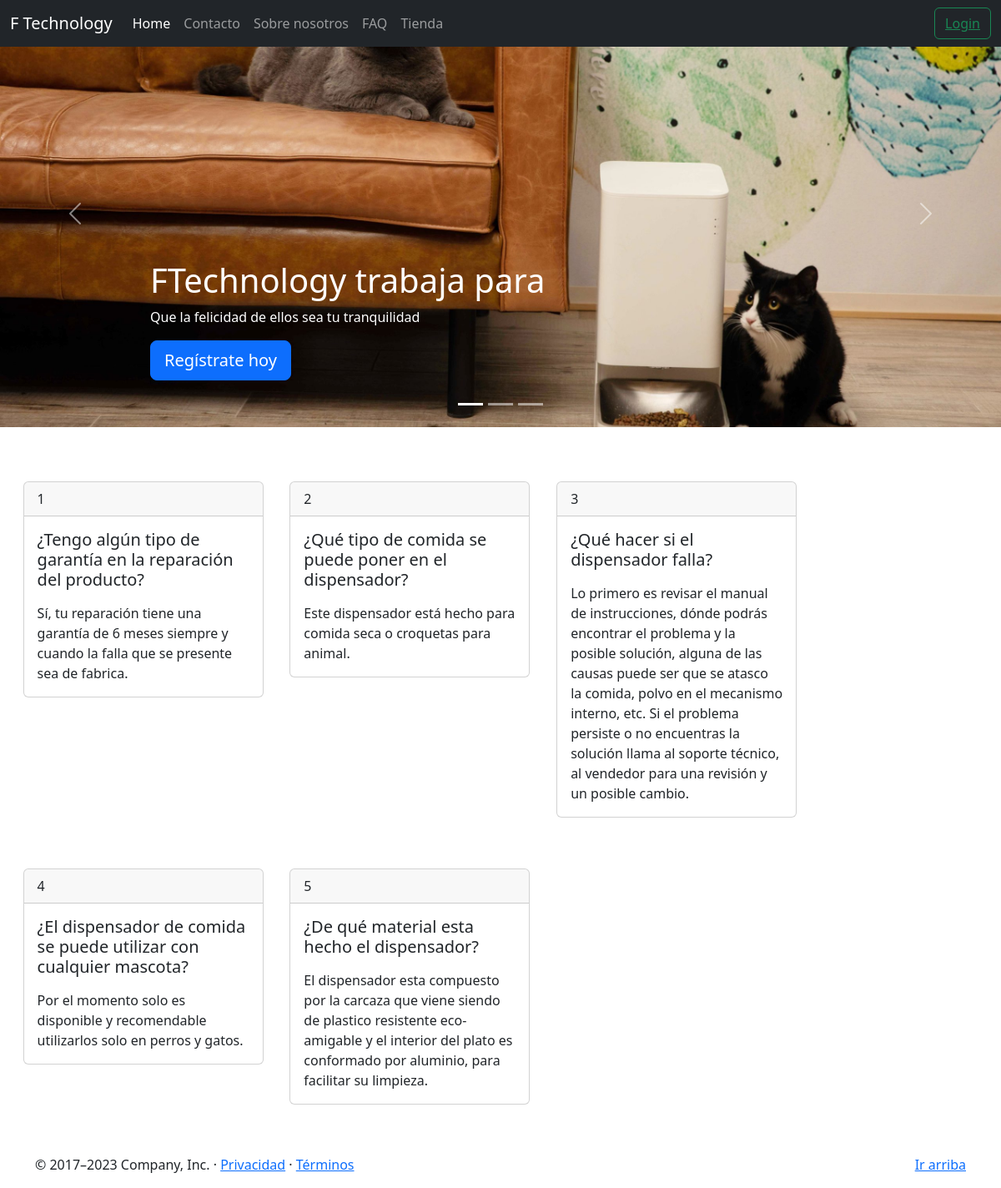
Page /faq on the committed database.
### tables this page shows
CREATE TABLE `faq` (
  `id` int NOT NULL AUTO_INCREMENT,
  `question` text NOT NULL,
  `answer` text NOT NULL,
  `create_at` timestamp NULL DEFAULT CURRENT_TIMESTAMP,
  PRIMARY KEY (`id`)
);

### app/Controllers/ViewsUserAoutSessionController.php (called while the page is built, shortened)
<?php
class ViewsUserAoutSessionController extends BaseController{
    public function faq(){
        return model('FAQModel');
    }
    public function seeFaq(){
        view('/faq', $this->faq()->get());
    }
}

### core/Helpers/sao/controller.php (called while the page is built)
<?php
function controller($controller, $function, $data = 'nulldata'){
    $controller = import('Controllers/'.$controller.'.php');
    if($data == 'nulldata'){
     try{
         return $controller->{$function}();
     }catch(\Throwable $th){
         throw new Exception("Error in Controller: $th");
         return;
     }
    }else{
        return $controller->{$function}($data);
    }
 }

### app/routes/web.php (called while the page is built, shortened)
<?php
Route::get('/faq', function(){
   controller('ViewsUserAoutSessionController', 'seeFaq');
});

### core/app.php (called while the page is built, shortened)
<?php
class Sao{
    protected $path;
    function __construct($path){
        $this->path = $path;
    }
    public function run(){
        $this->runAppRoutes();
        exit;
    }
    private function runAppSaoHelpers(){
        include($this->path.'/core/Helpers/sao/controller.php');
    }
    private function runAppRoutes(){
        Route::run();
    }
}

### public/index.php (called while the page is built)
<?php
require_once dirname(__DIR__).'/inc/boostrap.php';
$sao->run();

### core/Views/data.php (called while the page is built, shortened)
<?php
class ViewData{
    public static function get(){
        $return =  $_SESSION['dataview'];
        return $return;
    }
    public static function unsetData(){
        if(isset($_SESSION['dataview'])){
            return true;
        }
        return false;
    }
}

### core/DataBase/connection.php (called while the page is built, shortened)
<?php
class Connection{
    public function __construct(){
        try{
            $link = new PDO(
                "mysql:host=".$_ENV['DB_HOST'].";dbname=".$_ENV['DB_DATABASE'],
                $_ENV['DB_USERNAME'],
                $_ENV['DB_PASSWORD'],
            );
            $link->setAttribute(PDO::ATTR_EMULATE_PREPARES, false);
            $link->setAttribute(PDO::ATTR_ERRMODE, PDO::ERRMODE_EXCEPTION);
            $link->setAttribute(PDO::MYSQL_ATTR_USE_BUFFERED_QUERY, true);
            $link->exec('set names utf8');
            $this->connection = $link;
        }catch(Exception $e){
            throw new Exception($e->getMessage());
        }
    }
}

### core/DataBase/ORM/orm.php (called while the page is built, shortened)
<?php
class DataBase extends Connection{
    public $query = '';
    public $data = [];
    public $responseSQL;
    public function connection(){
        return $this->connection;
    }
    public function prepare(){
        $this->query = '';
        $this->data = [];
    }
    public function select($colums = [], $all = true){
        empty($colums) ?  $query = 'SELECT ' : $query = 'SELECT '.implode(',', $colums);
        $this->query = $this->query." ".$query;
        return $this;
    }
    public function from($table){
        $query = ' FROM '.$table;
        $this->query = $this->query.$query;
        return $this;
    }
    public function queryString(){
        return [
            'queryStrig' => $this->query,
            'data' => $this->data
        ];
    }
    public function query(String $query, $data = []){
        return $this->executeSql($query, $data);
    }
    public function executeSql(String $query, $data){
        $responseSQL = $this->connection()->prepare($query);
        if($responseSQL){
            if($responseSQL->execute($data)){
                return $responseSQL;
            }else{
                throw New Exception("Unable to do execute statement: " . $query." and the data: ". json_encode($data));
                return false;
            }
        }else{
            throw New Exception("Unable to do prepared statement: " . $query);
            return false;
        }
    }
    public function execute(){
        try{
        $this->responseSQL = $this->query($this->query, $this->data);
        return $this;
        }catch (\Throwable $th) {
            echo "hubo un error";
            echo $th;
        }
    }
    public function all($type = 'fetch'){
        if($type == 'fetch'){
            $response = $this->responseSQL->fetch(PDO::FETCH_ASSOC);
            return is_array($response) ?
            arrayToObject($response) :
            $response;
        }else if($type == 'fetchAll'){
            $response = $this->responseSQL->fetchAll(PDO::FETCH_ASSOC);
            return is_array($response) ?
            arrayToObject($response) :
            $response;
        }
    }
}

### app/Models/FAQModel.php (called while the page is built, shortened)
<?php
class FAQModel extends BaseModel{
    public function get(){
        return $this->execute()->all('fetchAll');
    }
}

### app/Views/faq.php (the view, shortened to what this page needs)
<?php
$faqs = ViewData::get();
?>
<!DOCTYPE html>
<html lang="es">
  <body>
    <main>
            <div class="row">
            <div class="col-12">
              <?php foreach($faqs as $faq): ?>
                <div class="card faq-card">
                    <div class="card-header">
                     <?php echo $faq->id ?>
                    </div>
                    <div class="card-body">
                      <h5 class="card-title"><?php echo $faq->question ?></h5>
                        <p class="card-text"><?php echo $faq->answer ?></p>
                    </div>
                </div>
                <?php endforeach; ?>
            </div>
        </div>
    </main>
  </body>
</html>

### core/Routing/router.php (shortened to what this page needs)
<?php
class Route extends Request{
    private static $executed = '';
    private static $lastExecuted = [];
    private static $typeExecuted = '';
    private static $idExecuted = 0;
    public static $routes = [];
    private static $idRoute = 0;
    private static $idGroup = 0;
    private static $groups = [];
    public static $data = [];
    function __construct($executed, $typeExecuted, $idExecuted){
        Route::$executed = $executed;
        Route::$typeExecuted = $typeExecuted;
        Route::$idExecuted = $idExecuted;
    }
    public static function setUri(string $uri){
        return '/'.trim($uri, '/');
    }
    public static function setIdGroup(){
        Route::$idGroup = Route::$idGroup + 1;
        return Route::$idGroup;
    }
    public static function setIdRoute(){
        Route::$idRoute = Route::$idRoute + 1;
        return Route::$idRoute;
    }
    public static function addRoute(string $route, callable $function, string $method){
        array_push(Route::$routes, [
            'idRoute' => Route::setIdRoute(),
            'route' => Route::setUri($route),
            'function' => $function,
            'method' => $method,
            'middlewares' => [],
            'prefix' => [],
            'data' => [],
            'idGroup' => []
        ]);
        return new Route($route, $method, Route::$idRoute);
    }
    public static function group(callable $callable){
        array_push(Route::$lastExecuted, [
            'id' => Route::$idExecuted,
            'type' => Route::$typeExecuted,
            'data' => Route::$executed
        ]);
        $templastIdExecutedBeforeGroup = Route::$idExecuted;
        $lastIdExecutedOfGroup = Route::$idExecuted;
        $idGroup = Route::setIdGroup();
        for($i = 0; count(Route::$lastExecuted) > $i; $i++){
            if(Route::$lastExecuted[$i]['type'] == 'GROUP'){
               $lastIdExecutedBeforeGroup = Route::$idExecuted - 1;
            }else{
                if($templastIdExecutedBeforeGroup ==  Route::$lastExecuted[$i]['id']){
                    $lastIdExecutedBeforeGroup = $templastIdExecutedBeforeGroup;
                    break;
                }else{
                    $lastIdExecutedBeforeGroup = Route::$lastExecuted[$i]['id'];
                }
            }
        }
        if(Route::$typeExecuted == 'GROUP'){
           $lastIdExecutedOfGroup = Route::$idRoute;
        }
        $diff = [];
        $pass = false;
        for($i = 0;  $lastIdExecutedOfGroup >= $i; $i++){
            if($i == $lastIdExecutedBeforeGroup || $pass){
                $pass = true;
                array_push($diff, $i);
            }
        }
        for($i = 0; count(Route::$routes) > $i; $i++){
            for($j = 1; count($diff) > $j; $j++){
                if(Route::$routes[$i]['idRoute'] == $diff[$j]){
                    array_push(Route::$routes[$i]['idGroup'],$idGroup);
                    array_push(Route::$groups, [
                        'idGroup' => $idGroup,
                        'routes' => Route::$routes[$i]
                    ]);
                }
            }
        }
       return new Route(Route::$groups, 'GROUP', $idGroup);
    }
    public function set(string $type, mixed $data){
        for($i = 0; count(Route::$routes) > $i; $i++){
            if(Route::$typeExecuted == 'GROUP'){
                for($j = 0; count(Route::$routes[$i]['idGroup']) > $j; $j++){
                    if(Route::$routes[$i]['idGroup'][$j] == Route::$idExecuted){
                        array_push(Route::$routes[$i][$type], $data);
                    }
                }
            }else{
                if(Route::$routes[$i]['idRoute'] == Route::$idExecuted){
                    array_push(Route::$routes[$i][$type], $data);
                }
            }
        }
        return new Route(Route::$executed, Route::$typeExecuted, Route::$idExecuted);
    }
     public static function run(){
        for($i = 0; count(Route::$routes) > $i; $i++){
            $route = Route::$routes[$i]['route'];
            $callback = Route::$routes[$i]['function'];
            $method = Route::$routes[$i]['method'];
            $prefixs = Route::$routes[$i]['prefix'];
            $dataView = Route::$routes[$i]['data'];
            !empty($prefixs) ? $route = Route::doPrefix($prefixs).$route : null;
            strpos($route, '%') !== false ? $route = preg_replace('/\%\w+/', '(\w+)', $route) : null;
            if(preg_match("@^" . $route . "$@", Request::$uri, $matches)){
                if($method == Request::$method){
                    array_shift($matches);
                    Route::$data = $dataView;
                    !empty($matches) ? $callback(
                        array_merge($matches, Request::$data)
                    ) : $callback(Request::$data);
                    break;
                }else{
                    $err = 405;
                }
            }else{
                $err = 404;
            }
        }
    }
}

### rows in the picture
faq: id "1", question "¿Tengo algún tipo de garantía en la reparación del producto?", answer "Sí, tu reparación tiene una garantía de 6 meses siempre y cuando la falla que se presente sea de fabrica."
faq: id "2", question "¿Qué tipo de comida se puede poner en el dispensador?", answer "Este dispensador está hecho para comida seca o croquetas para animal."
faq: id "3", question "¿Qué hacer si el dispensador falla?", answer "Lo primero es revisar el manual de instrucciones, dónde podrás encontrar el problema y la posible solución, alguna de las causas puede ser que se atasco la comida, polvo en el mecanismo interno, etc. Si el problema persiste o no encuentras la solución llama al soporte técnico, al vendedor para una revisión y un posible cambio."
faq: id "4", question "¿El dispensador de comida se puede utilizar con cualquier mascota?", answer "Por el momento solo es disponible y recomendable utilizarlos solo en perros y gatos."
faq: id "5", question "¿De qué material esta hecho el dispensador?", answer "El dispensador esta compuesto por la carcaza que viene siendo de plastico resistente eco-amigable y el interior del plato es conformado por aluminio, para facilitar su limpieza."
